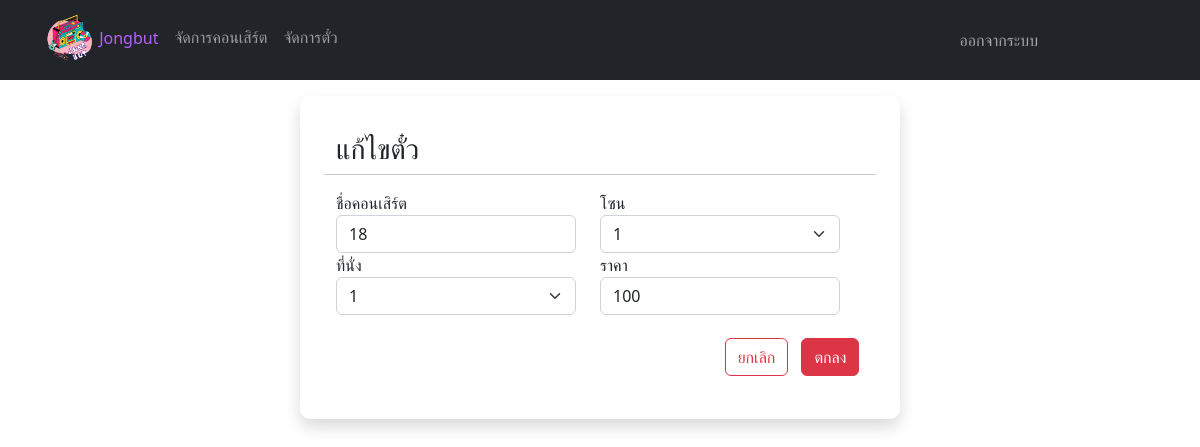
/editTickAdmin.php?id_tickets=35, run on the app's committed database.
### tables this page shows
CREATE TABLE `tickets` (
  `id_tickets` int(10) NOT NULL,
  `id_con` int(11) NOT NULL,
  `payday` date NOT NULL,
  `zone` enum('1','2','3','4') NOT NULL,
  `seat` enum('1','2','3','4','5','6','7','8','9','10') NOT NULL,
  `price` int(7) NOT NULL,
  `reserve` enum('0','1') NOT NULL,
  `id_user` int(10) NOT NULL,
  `id_admin` int(10) NOT NULL
);

### editTickAdmin.php (the view, shortened to what this page needs)
<?php
    include('connection.php');
    $id_admin = $_SESSION['id_admin'];
    $id_tickets = $_GET['id_tickets'];
    $id_con = $_GET['id_con'];
    $sql = "SELECT * FROM con,tickets WHERE con.id_con=tickets.id_con AND tickets.id_tickets='$id_tickets'";
	$re=mysqli_query($con,$sql);
    $row=mysqli_fetch_array($re);
?>
<!DOCTYPE html>
<html>
<head>
  <link rel="stylesheet" href="css/css.css">
  <link href="https://cdn.jsdelivr.net/npm/bootstrap@5.2.1/dist/css/bootstrap.min.css" rel="stylesheet">
</head>
<body>
<nav class="navbar navbar-expand-sm bg-dark navbar-dark fixed-top">
    <div class="container-fluid">
        <ul class="navbar-nav me-auto" style="padding-left: 25px;">
            <li class="nav-item btn-group">
                <a class="nav-link" href="listconAdmin.php?id_admin=<?php echo $id_admin ?>" style="color: #B85FFF;">
                    <img src="img/logo.png" width="50px" style="margin-top: -3px;">
                    Jongbut
                </a>
            </li>
            <li class="nav-item" style="margin-top: 9px;">
                <a class="nav-link" href="listconAdmin.php?id_admin=<?php echo $id_admin ?>">จัดการคอนเสิร์ต</a>
            </li>
            <li class="nav-item" style="margin-top: 9px;">
                <a class="nav-link" href="TicketAdmin.php?id_admin=<?php echo $id_admin ?>">จัดการตั๋ว</a>
            </li>
        </ul>
        <div class="d-flex">
            <a class="btn-gray" style="padding-right: 150px;" data-bs-toggle="modal" data-bs-target="#logout">
                ออกจากระบบ
            </a>
        </div>
        </div>
</nav>
<div class="modal-body shadow" style="margin: 8% 25% 0% 25%; padding: 3%; background-color: #fff; border-radius: 10px;">
    <form method="post" class="modal-body row">
        <h3>แก้ไขตั๋ว</h3><hr>
        <div class="row">
            <div class="col-6">
                <label for="id_con">ชื่อคอนเสิร์ต</label>
                <input type="text" class="form-control" value="<?php echo $row["id_con"]; ?>" name="id_con">
            </div>
            <div class="col-6">
                <label for="zone">โซน</label>
                <select class="form-select" id="zone" name="zone" value="<?php echo $row["zone"]; ?>">
                    <option>1</option>
                </select>
            </div>
            <div class="col-6">
                <label for="seat">ที่นั่ง</label>
                <select class="form-select" name="seat">
                    <option>1</option>
                </select>
            </div>
            <div class="col-6">
                <label for="price">ราคา</label>
                <input type="text" class="form-control" value="<?php echo $row["price"]; ?>" name="price">
            </div>
        </div>
        <div class="modal-footer" style="margin: 3% 0% 0% -3%;">
            <a class="btn" href="setingticket.php?id_admin=<?php echo $id_admin ?>&id_con=<?php echo $id_con ?>">
                <button type="button" class="btn btn-outline-danger">ยกเลิก</button>
            </a>
            <button type="button submit" name="edittick" class="btn btn-danger">ตกลง</button>
        </div>
    </form>
</div>
</body>
</html>

### css/css.css (style rules this page uses)
.btn-gray { display: inline-block; margin-left: 10px; color: #A5A5A5; text-decoration: none; }

### data on the page
tickets: id_con "18", zone "1", price "100"
